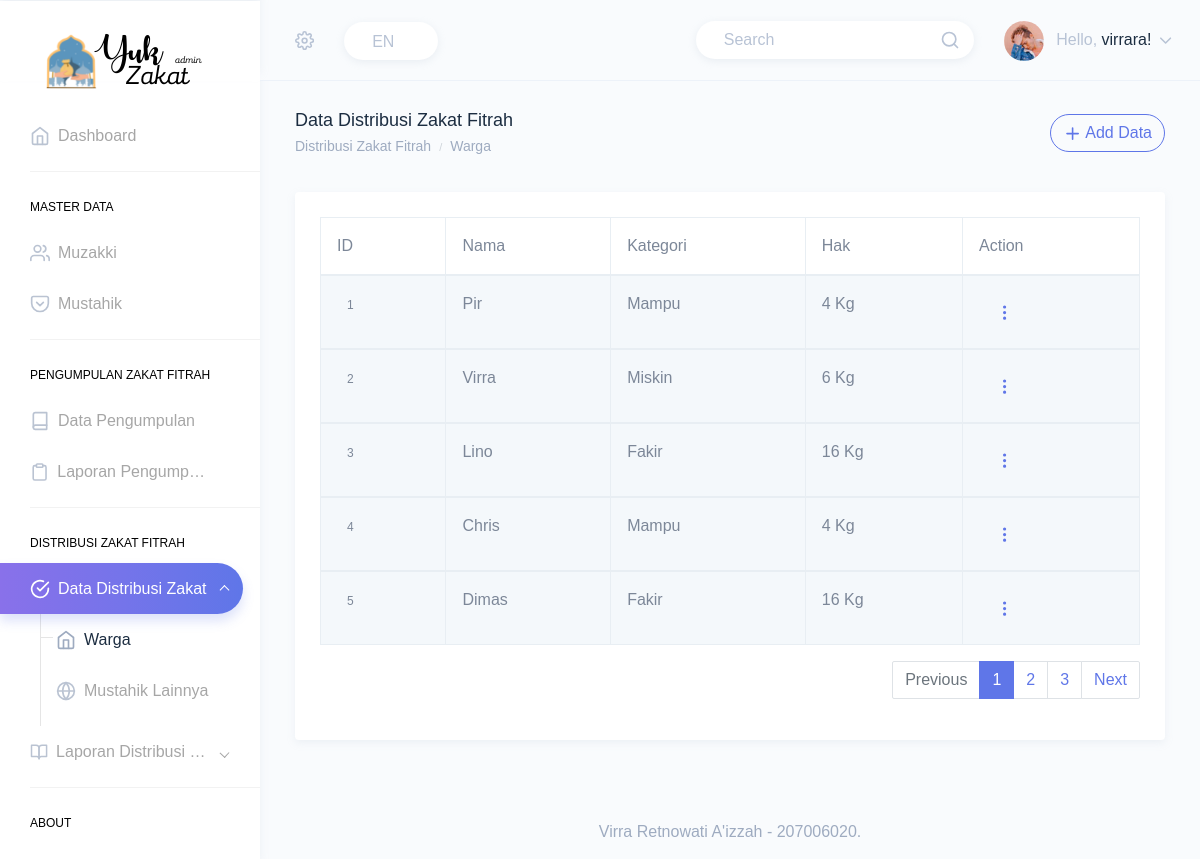
Screenshot of /html/distribusi-warga.php (signed in) with the database file from the repository.
### tables this page shows
CREATE TABLE `mustahik_warga` (
  `id_mustahikwarga` int(100) NOT NULL,
  `nama` varchar(100) NOT NULL,
  `kategori` enum('Fakir','Miskin','Mampu') NOT NULL,
  `hak` int(100) NOT NULL
);

### html/distribusi-warga.php (the view, shortened to what this page needs)
<!DOCTYPE html>
<html dir="ltr" lang="en">
<head>
    <link href="../dist/css/style.min.css" rel="stylesheet">
</head>
<body>
    <div id="main-wrapper" data-theme="light" data-layout="vertical" data-navbarbg="skin6" data-sidebartype="full" data-sidebar-position="fixed" data-header-position="fixed" data-boxed-layout="full">
        <header class="topbar" data-navbarbg="skin6">
            <nav class="navbar top-navbar navbar-expand-md">
                <div class="navbar-header" data-logobg="skin6">
                    <div class="navbar-brand">
                        <a href="\zakatfitrah/index.php">
                            <b class="logo-icon">
                                <img src="../assets/images/logo1.png" alt="homepage" class="dark-logo" />
                            </b>
                        </a>
                    </div>
                </div>
                <div class="navbar-collapse collapse" id="navbarSupportedContent">
                    <ul class="navbar-nav float-left mr-auto ml-3 pl-1">
                        <li class="nav-item dropdown">
                            <a class="nav-link dropdown-toggle" href="#" id="navbarDropdown" role="button"
                                data-toggle="dropdown" aria-haspopup="true" aria-expanded="false">
                                <i data-feather="settings" class="svg-icon"></i>
                            </a>
                        </li>
                        <li class="nav-item d-none d-md-block">
                            <a class="nav-link" href="javascript:void(0)">
                                <div class="customize-input">
                                    <select
                                        class="custom-select form-control bg-white custom-radius custom-shadow border-0">
                                        <option selected>EN</option>
                                    </select>
                                </div>
                            </a>
                        </li>
                    </ul>
                    <ul class="navbar-nav float-right">
                        <li class="nav-item d-none d-md-block">
                            <a class="nav-link" href="javascript:void(0)">
                                <form>
                                    <div class="customize-input">
                                        <input class="form-control custom-shadow custom-radius border-0 bg-white"
                                            type="search" placeholder="Search" aria-label="Search">
                                        <i class="form-control-icon" data-feather="search"></i>
                                    </div>
                                </form>
                            </a>
                        </li>
                        <li class="nav-item dropdown">
                            <a class="nav-link dropdown-toggle" href="javascript:void(0)" data-toggle="dropdown"
                                aria-haspopup="true" aria-expanded="false">
                                <img src="../assets/images/users/profile-pic.jpg" alt="user" class="rounded-circle"
                                    width="40">
                                <span class="ml-2 d-none d-lg-inline-block"><span>Hello,</span> <span
                                        class="text-dark"><?php echo "" . $_SESSION['username'] ."!". ""; ?></span> <i data-feather="chevron-down"
                                        class="svg-icon"></i></span>
                            </a>
                        </li>
                    </ul>
                </div>
            </nav>
        </header>
        <aside class="left-sidebar" data-sidebarbg="skin6">
            <div class="scroll-sidebar" data-sidebarbg="skin6">
                <nav class="sidebar-nav">
                    <ul id="sidebarnav">
                        <li class="sidebar-item"> <a class="sidebar-link sidebar-link" href="\zakatfitrah/index.php"
                                aria-expanded="false"><i data-feather="home" class="feather-icon"></i><span
                                    class="hide-menu">Dashboard</span></a></li>
                        <li class="list-divider"></li>
                        <li class="nav-small-cap"><span class="hide-menu">Master Data</span></li>
                        <li class="sidebar-item"> <a class="sidebar-link" href="muzakki.php"
                                aria-expanded="false"><i data-feather="users" class="feather-icon"></i><span
                                    class="hide-menu">Muzakki
                                </span></a>
                        </li>
                        <li class="sidebar-item"> <a class="sidebar-link sidebar-link" href="mustahik.php"
                                aria-expanded="false"><i data-feather="pocket" class="feather-icon"></i><span
                                    class="hide-menu">Mustahik</span></a>
                        </li>
                        <li class="list-divider"></li>
                        <li class="nav-small-cap"><span class="hide-menu">Pengumpulan Zakat Fitrah</span></li>
                        <li class="sidebar-item"> <a class="sidebar-link" href="pengumpulan-zakat.php"
                                aria-expanded="false"><i data-feather="book" class="feather-icon"></i><span
                                    class="hide-menu">Data Pengumpulan
                                </span></a>
                        </li>
                        <li class="sidebar-item"> <a class="sidebar-link" href="lap-pengumpulan.php"
                                aria-expanded="false"><i data-feather="clipboard" class="feather-icon"></i><span
                                    class="hide-menu">Laporan Pengumpulan
                                </span></a>
                        </li>
                        <li class="list-divider"></li>
                        <li class="nav-small-cap"><span class="hide-menu">Distribusi Zakat Fitrah</span></li>
                        <li class="sidebar-item"> <a class="sidebar-link has-arrow" href="javascript:void(0)"
                                aria-expanded="false"><i data-feather="check-circle" class="feather-icon"></i><span
                                    class="hide-menu">Data Distribusi Zakat</span></a>
                            <ul aria-expanded="false" class="collapse  first-level base-level-line">
                                <li class="sidebar-item"><a href="distribusi-warga.php" class="sidebar-link"><i data-feather="home" class="feather-icon"></i><span
                                            class="hide-menu"> Warga
                                        </span></a>
                                </li>
                                <li class="sidebar-item"><a href="distribusi-mustahiklain.php" class="sidebar-link"><i data-feather="globe" class="feather-icon"></i><span
                                            class="hide-menu"> Mustahik Lainnya
                                        </span></a>
                                </li>
                            </ul>
                        </li>
                        <li class="sidebar-item"> <a class="sidebar-link has-arrow" href="javascript:void(0)"
                                aria-expanded="false"><i data-feather="book-open" class="feather-icon"></i><span
                                    class="hide-menu">Laporan Distribusi Zakat </span></a>
                        </li>
                        <li class="list-divider"></li>
                        <li class="nav-small-cap"><span class="hide-menu">About</span></li>
                        <li class="sidebar-item"> <a class="sidebar-link has-arrow" href="javascript:void(0)"
                                aria-expanded="false"><i data-feather="slack" class="feather-icon"></i></a>
                        </li>
                    </ul>
                </nav>
            </div>
        </aside>
        <div class="page-wrapper">
            <div class="page-breadcrumb">
                <div class="row">
                    <div class="col-7 align-self-center">
                        <h4 class="page-title text-truncate text-dark font-weight-medium mb-1">Data Distribusi Zakat Fitrah</h4>
                        <div class="d-flex align-items-center">
                            <nav aria-label="breadcrumb">
                                <ol class="breadcrumb m-0 p-0">
                                    <li class="breadcrumb-item"><a href="\zakatfitrah/index.php" class="text-muted">Distribusi Zakat Fitrah</a></li>
                                    <li class="breadcrumb-item text-muted active" aria-current="page">Warga</li>
                                </ol>
                            </nav>
                        </div>
                    </div>
                    <div class="col-5 align-self-center">
                        <div>
                        <button type="button" class="btn btn-rounded btn-outline-primary float-right" data-toggle="modal" data-target="#add_data_Modal" name="insert" id="insert"><i data-feather="plus" class="svg-icon"></i> Add Data</button>
                        </div>
                    </div>
                </div>
            </div>
            <div class="container-fluid">
                <div class="row">
                    <div class="col-12">
                        <div class="card">
                            <div class="card-body">
                                <div id="mustahik_table" class="table-responsive">
                                    <table id="zero_config" class="table table-striped table-bordered no-wrap">
                                        <thead>
                                            <tr>
                                                <th>ID</th>
                                                <th>Nama</th>
                                                <th>Kategori</th>
                                                <th>Hak</th>
                                                <th>Action</th>
                                            </tr>
                                        </thead>
                                        <?php
                                        include "config.php";
                                        $no = 1;
                                        $query = mysqli_query($conn, 'SELECT * FROM mustahik_warga');
                                        while ($data = mysqli_fetch_array($query)) {
                                        ?>
                                        <tbody>
                                            <tr>
                                                <td><span class="badge badge-light-warning"><?php echo $no++ ?></span></td>
                                                <td><a href="javascript:void(0)" class="font-bold link"><?php echo  "". $data['nama'] ?></a></td>
                                                <td><?php echo $data['kategori'] ?></td>
                                                <td><?php echo $data['hak'] ?> Kg</td>
                                                <td>
                                                    <a class="nav-link dropdown-toggle" href="#" id="navbarDropdown" role="button"
                                                        data-toggle="dropdown" aria-haspopup="true" aria-expanded="false">
                                                        <i data-feather="more-vertical" class="svg-icon"></i>
                                                    </a>
                                                </td>
                                            </tr>
                                        </tbody>
                                        <?php } ?>
                                    </table>
                                    <ul class="pagination float-right">
                                        <li class="page-item disabled">
                                            <a class="page-link" href="#" tabindex="-1">Previous</a>
                                        </li>
                                        <li class="page-item active"><a class="page-link" href="#">1</a></li>
                                        <li class="page-item">
                                            <a class="page-link" href="#">2 <span class="sr-only">(current)</span></a>
                                        </li>
                                        <li class="page-item"><a class="page-link" href="#">3</a></li>
                                        <li class="page-item">
                                            <a class="page-link" href="#">Next</a>
                                        </li>
                                    </ul>
                                </div>
                            </div>
                        </div>
                    </div>
                </div>
            </div>
            <footer class="footer text-center text-muted">
                Virra Retnowati A'izzah - 207006020.
            </footer>
        </div>
    </div>
</body>
</html>

### rows the page displays
mustahik_warga: nama "Pir", kategori "Mampu", hak "4"
mustahik_warga: nama "Virra", kategori "Miskin", hak "6"
mustahik_warga: nama "Lino", kategori "Fakir", hak "16"
mustahik_warga: nama "Chris", kategori "Mampu", hak "4"
mustahik_warga: nama "Dimas", kategori "Fakir", hak "16"

### other values shown
$_SESSION['username'] "virrara"
